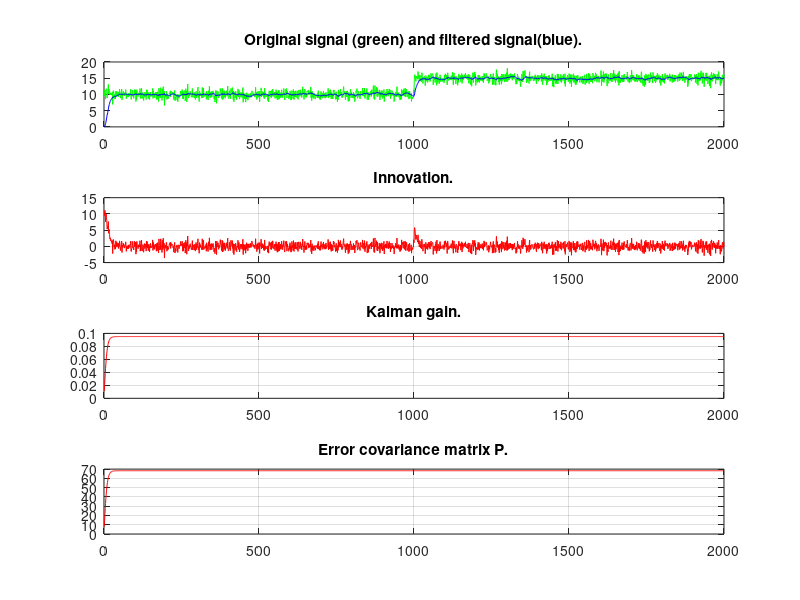

MATLAB code to generate this figure:
clear all;
close all;
% Create an matlab-file to demonstrate Kalman Filtering - 
% Constant estimation. Matlab-file will have to meet the following points:
% done - a) Generate a random signal with a defined standard deviation of length 2000
% samples, the signal will contain a step change in level, i.e. first 1000 level samples
% L1, second 1000 samples of level L2.
% done - b) Implement the KF to estimate the constant and tune the filter properly 
% according to the instructions given at the lecture.
% done - c) Plot the KF parameters:
% c1) Raw signal unfiltered vs. state vector (x);
% c2) Innovation;
% c3) Kalman gain;
% c4) Error covariance matrix P.
constant1 = 10;
constant2 = 15;
N = 2000;
dt = 0.01;

x = zeros(1, N);
x(1:1000) = x(1:1000) + constant1;
x(1001:end) = x(1001:end) + constant2;
noise = randn(1, N);
sig = x + noise;

% Values initialisation
A = [0];

xk = [0];

Pk = [1];
Qk = [std(sig)^2];

R = std(sig)^2 / dt;

G = [1];
I = eye(1);
Fi = [1];
H = [1];
inn_array = [0];
pss_array = [Pk];
kss_array = [0];

% x-, Pk- - extrapolation
% x+, Pk+ - observation

for i = 1:N
    % time step
    x_next_extra = Fi * xk(i);
    P_next_extra = Fi * Pk * Fi.' + Qk;
    
    % 
    K = P_next_extra * H.' / (H * P_next_extra * H.'  + R);
    
    zk = sig(i);

    expected = H * x_next_extra;
    inn_array(i) = zk - expected;

    xk(i + 1) = x_next_extra + K * inn_array(i);

    % P - symetric positive definite!
    Pk = (I - K*H) * P_next_extra;
    Pk = (Pk + Pk.') / 2;
    pss_array(i) = Pk;
    kss_array(i) = K;
    % Pk = (I - K*H)*P_next * (I - K*H).' + K*R*K.';

    %
    % diag(Pk) - dispersion of values that are looked
end


figure(1);

subplot(4, 1, 1);
grid on
plot(sig, '-g')
hold on
plot(xk(1:end-1), '-b')
title('Original signal (green) and filtered signal(blue).');

%
subplot(4, 1, 2);
plot(inn_array, '-r')
grid on
title('Innovation.');

%
subplot(4, 1, 3);
plot(kss_array, '-r')
grid on
title('Kalman gain.');

% 
subplot(4, 1, 4);
plot(pss_array, '-r')
grid on
title('Error covariance matrix P.');
